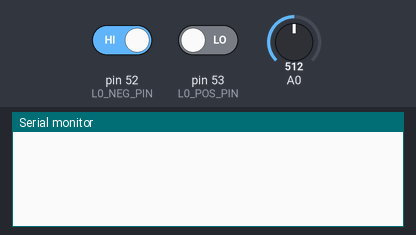
This sketch was run on a simulated Arduino Mega 2560, built with avr-gcc and run on an emulated ATmega2560. On the bench: the last lines printed to the serial monitor. The inputs (shaded band) are chosen by the test bench; at power-on: pin 52 (L0_NEG_PIN) HIGH, A0 = 512, pin 53 (L0_POS_PIN) LOW.

Above: at 2.2 s.
2.3 s: pin 52 (L0_NEG_PIN) driven LOW
At 3.4 s:
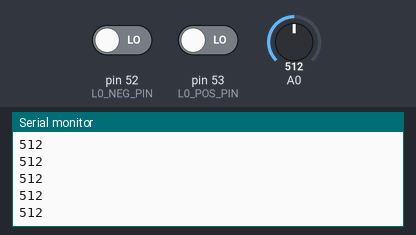
4.2 s: A0 set to 716
At 4.8 s:
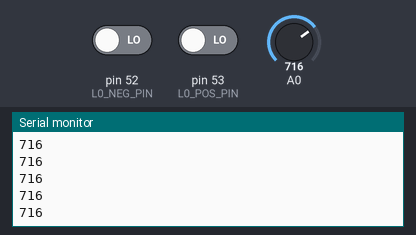
5.7 s: A0 set to 900
At 6.4 s:
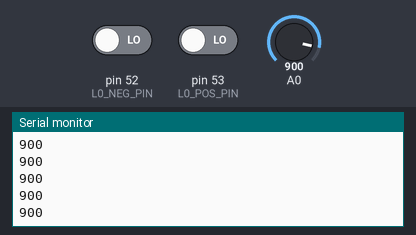
Timing chart, 0 to 8.7 s (numbered marks = the images above; inputs shaded):
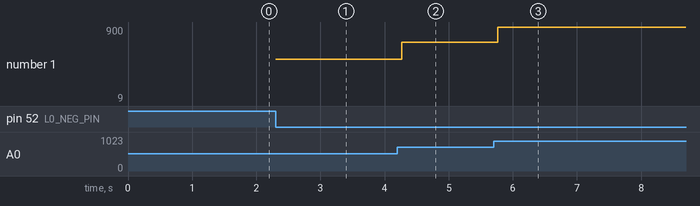

Measured:
- after the input at 2.3 s, the serial monitor: prints a new line at once (image 1)
- after the input at 4.2 s, the serial monitor: prints a new line after 0.07 s (image 2)
- after the input at 5.7 s, the serial monitor: prints a new line after 0.07 s (image 3)
- plotted number 1: 512 → 716 after the input at 4.2 s, 716 → 9 after the input at 5.7 s

The sketch:

AD8232_ECG_Sensor.ino
```cpp
const int L0_NEG_PIN = 52; //Setup for leads off detection LO -
const int L0_POS_PIN = 53; // Setup for leads off detection LO +

void setup() {
  // initialize the serial communication:
  Serial.begin(9600);
  pinMode(L0_NEG_PIN, INPUT);
  pinMode(L0_POS_PIN, INPUT);
  delay(1000);
}

void loop() {
  if (!((digitalRead(L0_NEG_PIN) == 1) || (digitalRead(L0_POS_PIN) == 1))) {
    Serial.println(analogRead(A0));
  }
}
```
